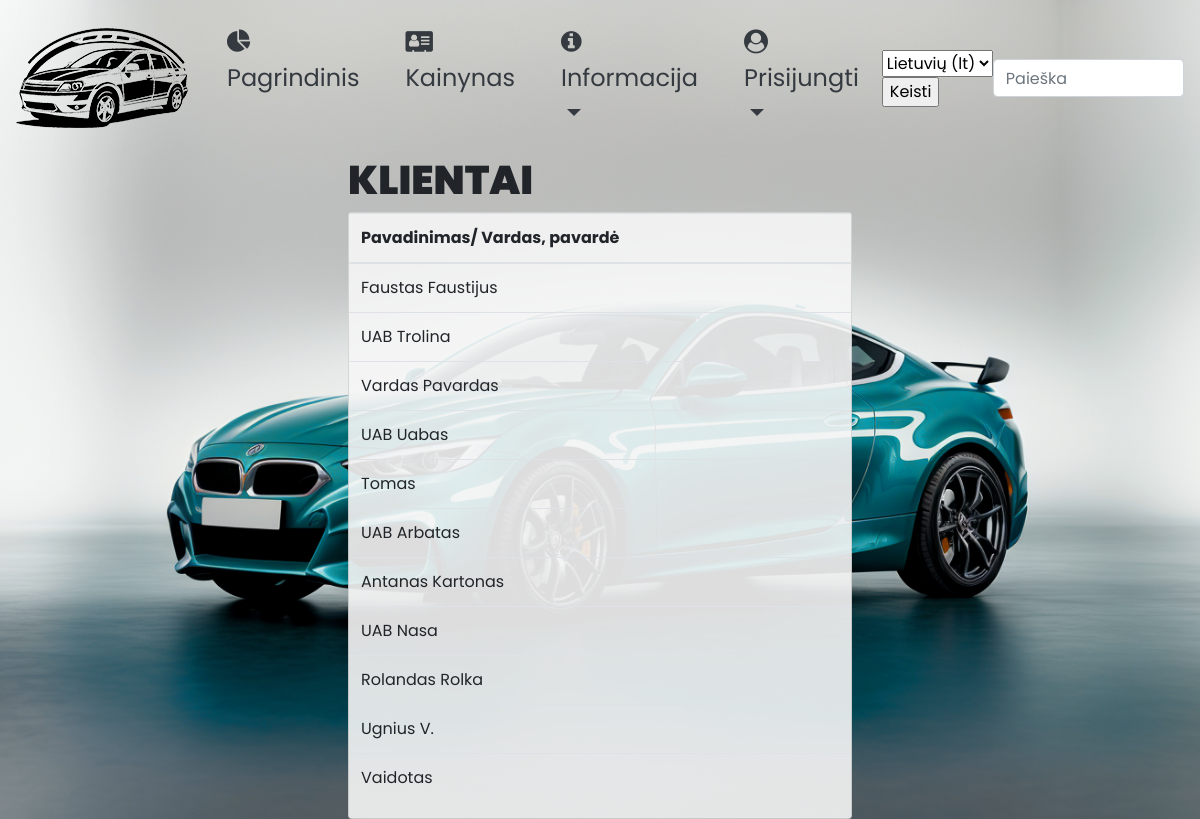
Page /autoservisas/klientai/ on the committed database.
### autoservisas/models.py (models this page shows, shortened)
class Automobilis(models.Model):
    valstybinis_nr = models.CharField(_('License plate number'),
                                      max_length=7, null=False, unique=True, help_text=_('Enter licence plate number'))
    automobilio_modelis_id = models.ForeignKey('AutomobilioModelis', verbose_name=_('Car model'),
                                               on_delete=models.CASCADE, null=False)
    vin_kodas = models.CharField(max_length=17, null=False, unique=True, help_text=_('enter VIN code'))
    klientas = models.CharField(max_length=100, null=False,
                                help_text=_('Enter client (organisation name or name/surname'))
    nuotrauka = models.ImageField(_('Photo'), upload_to='nuotraukos', null=True)
    aprasymas = HTMLField()
    class Meta:
        verbose_name = _('Car')
        verbose_name_plural = _('Cars')

### autoservisas/views.py (the view)
# urls.py: path('klientai/', views.klientai, name='klientai'),
def klientai(request):
    klientai_pilna_info = Automobilis.objects.all()
    context = {
        'klientai': klientai_pilna_info,
    }
    return render(request, 'klientai.html', context=context)

### autoservisas/templates/klientai.html
{% extends "base.html" %}
{% load i18n %}
{% block content %}
<h1 class="text-uppercase h1p">{% trans 'Clients' %}</h1>
<div class="card" style="background-color: rgba(245, 245, 245, 0.9);">
  <table class="table table-hover">
    <thead>
      <tr>
        <th scope="col">{% trans 'Company name/ Name, Surname' %}</th>
      </tr>
    </thead>
    <tbody>
    {% for a in klientai %}
      <tr>
        <td>{{a.klientas}}</td>
      </tr>
    {% endfor %}
    </tbody>
  </table>
</div>
{% endblock %}

### autoservisas/static/css/styles.css (style rules this page uses)
body { font-family: 'Poppins', sans-serif; font-size: 1rem; }
.h1p { font-weight: 900; }

### rows in the picture
Automobilis: klientas "Faustas Faustijus"
Automobilis: klientas "UAB Trolina"
Automobilis: klientas "Vardas Pavardas"
Automobilis: klientas "UAB Uabas"
Automobilis: klientas "Tomas"
Automobilis: klientas "UAB Arbatas"
Automobilis: klientas "Antanas Kartonas"
Automobilis: klientas "UAB Nasa"
Automobilis: klientas "Rolandas Rolka"
Automobilis: klientas "Ugnius V."
Automobilis: klientas "Vaidotas"

### other values in the picture
form field language "Lietuvių (lt)"
